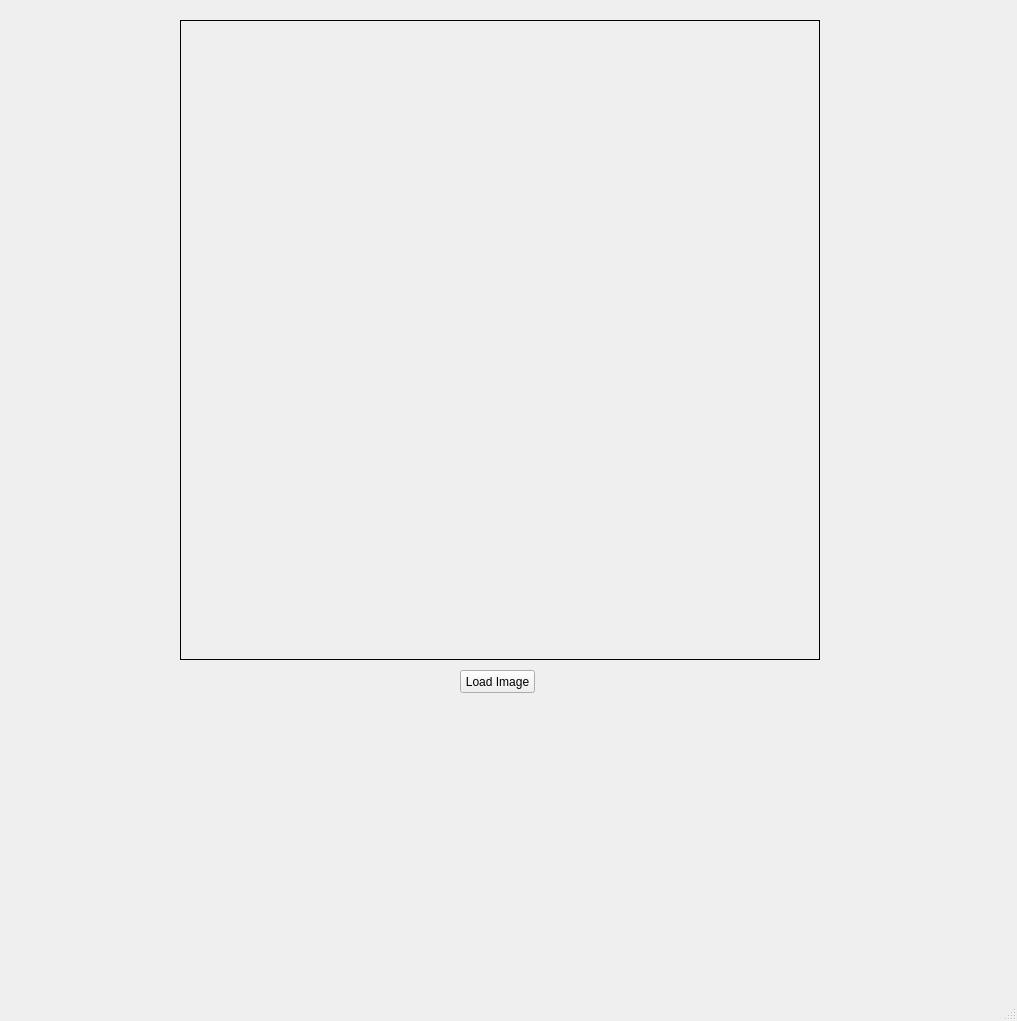
<?xml version="1.0" encoding="UTF-8"?>
<ui version="4.0">
 <class>MainWindow</class>
 <widget class="QMainWindow" name="MainWindow">
  <property name="geometry">
   <rect>
    <x>0</x>
    <y>0</y>
    <width>1017</width>
    <height>1021</height>
   </rect>
  </property>
  <property name="windowTitle">
   <string>MainWindow</string>
  </property>
  <widget class="QWidget" name="centralwidget">
   <widget class="QPushButton" name="loadButton">
    <property name="geometry">
     <rect>
      <x>460</x>
      <y>670</y>
      <width>75</width>
      <height>23</height>
     </rect>
    </property>
    <property name="text">
     <string>Load Image</string>
    </property>
   </widget>
   <widget class="QLabel" name="imgLabel">
    <property name="geometry">
     <rect>
      <x>180</x>
      <y>20</y>
      <width>640</width>
      <height>640</height>
     </rect>
    </property>
    <property name="frameShape">
     <enum>QFrame::Box</enum>
    </property>
    <property name="text">
     <string/>
    </property>
   </widget>
  </widget>
  <widget class="QMenuBar" name="menubar">
   <property name="geometry">
    <rect>
     <x>0</x>
     <y>0</y>
     <width>1017</width>
     <height>21</height>
    </rect>
   </property>
  </widget>
  <widget class="QStatusBar" name="statusbar"/>
 </widget>
 <resources/>
 <connections/>
</ui>
